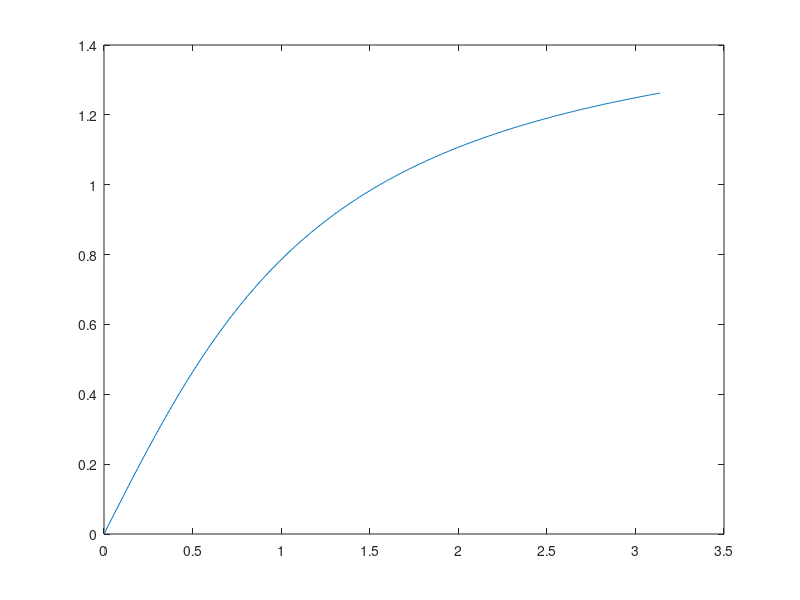
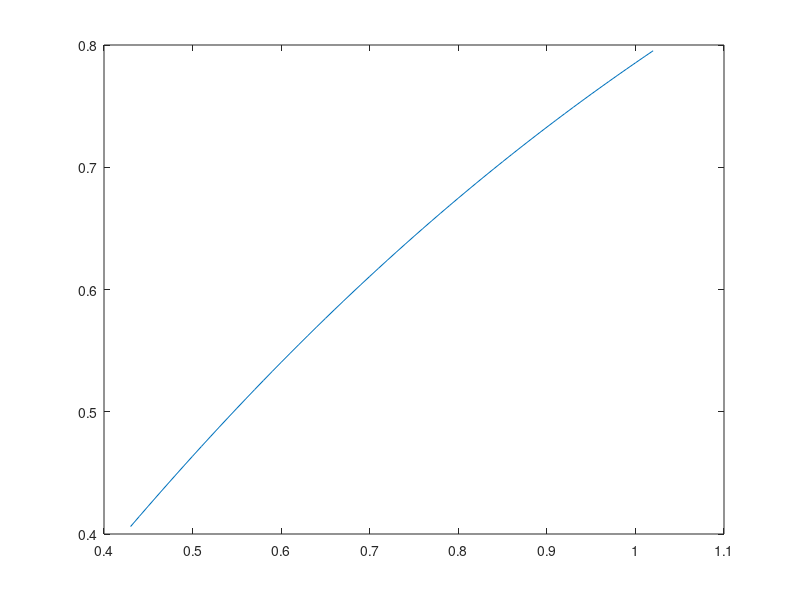

MATLAB code for these plots, in order:
%% Opdracht 2
% Hieronder staat een regel waarmee je een grafiek van een arctangens
% tekent. Maak een nieuw figuur met de function figure. Selecteer alle 
% waarden uit 'signaal' die groter zijn dan 0.4 en kleiner  dan 0.8 en 
% plot de bijbehorende tijdstippen in het nieuwe figure.

close all
t = 0:0.01:pi;
signaal = atan(t);
plot(t,signaal)

idx = (signaal > 0.4 & signaal < 0.8);
figure
plot(t(idx),signaal(idx))
